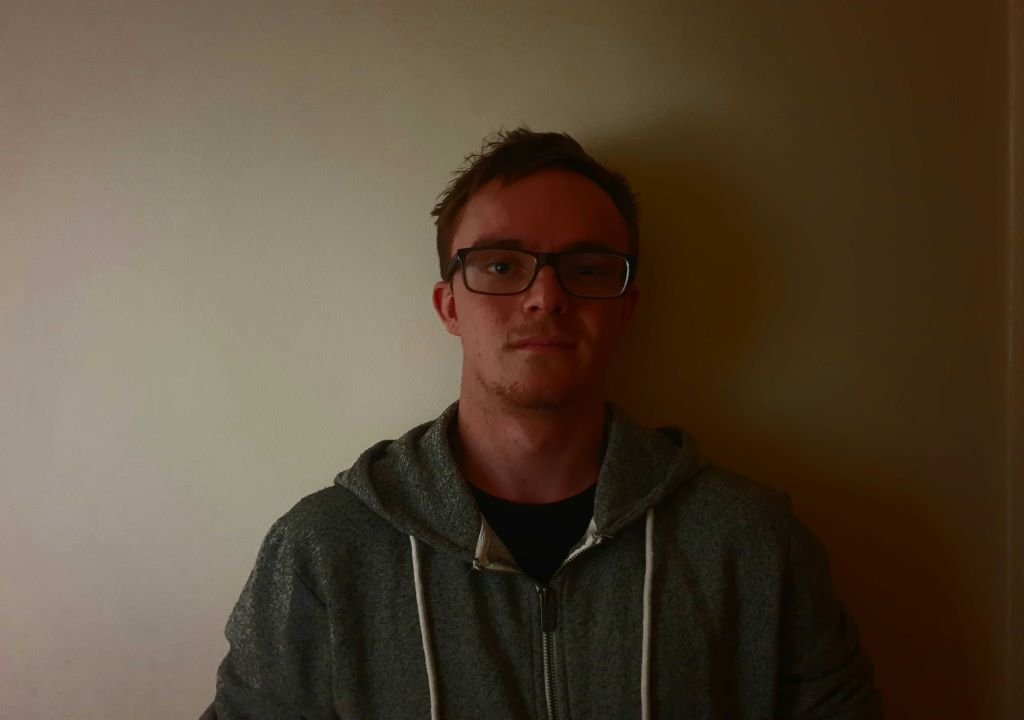
#> input picture Lab_1/code/face_01_u6352049.jpg, 1024 x 720 px, given in place of Lenna.png, which was not available
$ python Lab1Part2.py
#> lines starting #> are read from the running program, lines starting #| are printed output that depends on the picture; pictures that were not available may be replaced by others from this repository, and a replacement may not be noted
# -*- coding: utf-8 -*-
"""
Created on Wed Apr  1 15:12:53 2020

@author: Benjamin
"""
import numpy as np
import os
import cv2
import matplotlib.pyplot as plt

#read in image as grayscale and display
img = cv2.imread('Lenna.png',0)
#> img: shape (720, 1024); min 0, max 167, mean 75.1
cv2.imshow('P2 Lenna Grayscale', img)

#negative of image
negative = 255 -img
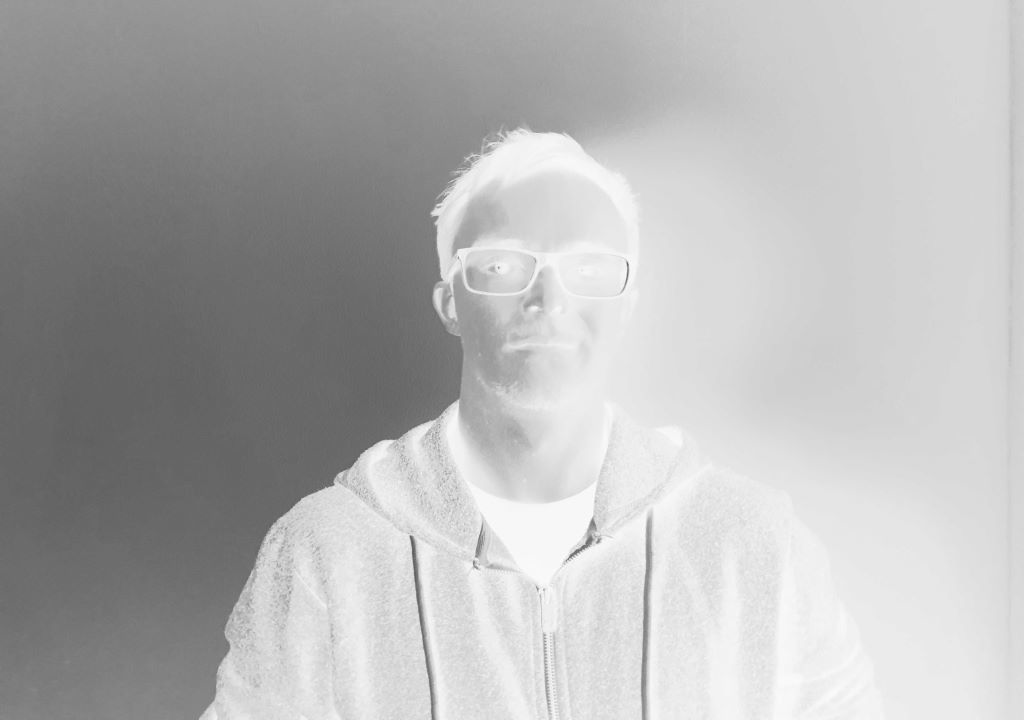
#> negative: shape (720, 1024); min 88, max 255, mean 179.9
cv2.imshow('P2 Negative',negative)

#Flipped image
flipped=img[::-1,:]
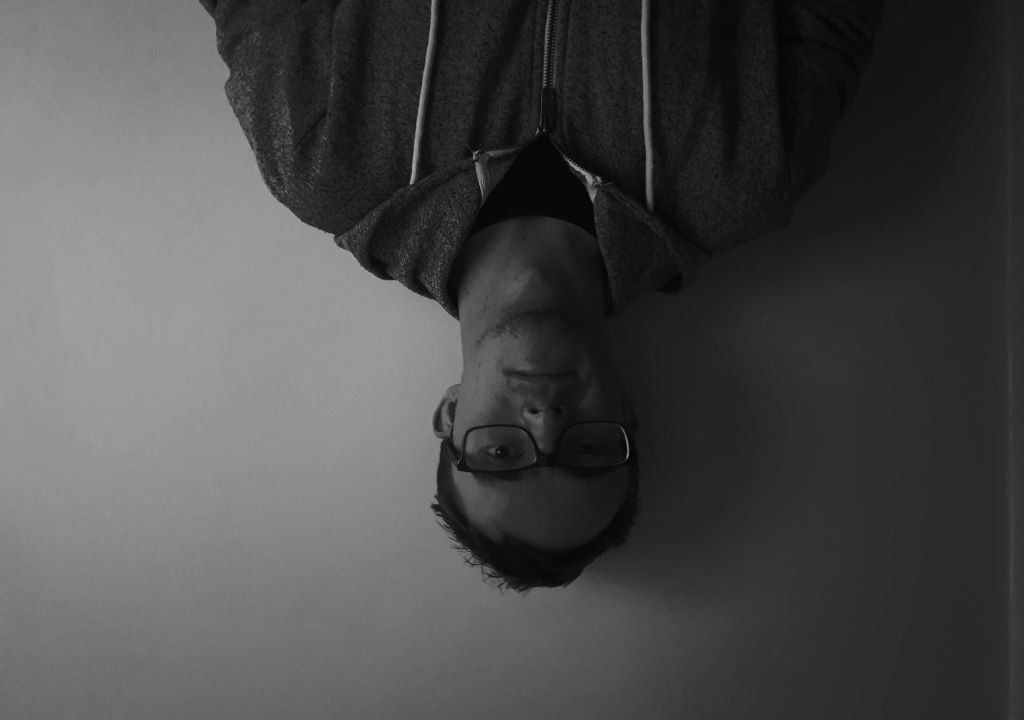
#> flipped: shape (720, 1024); min 0, max 167, mean 75.1
#plt.subplot(1,1,2)
cv2.imshow('P2 Vertically_Flipped', flipped)

#average of normal and flipped
normave = (img+flipped)/2
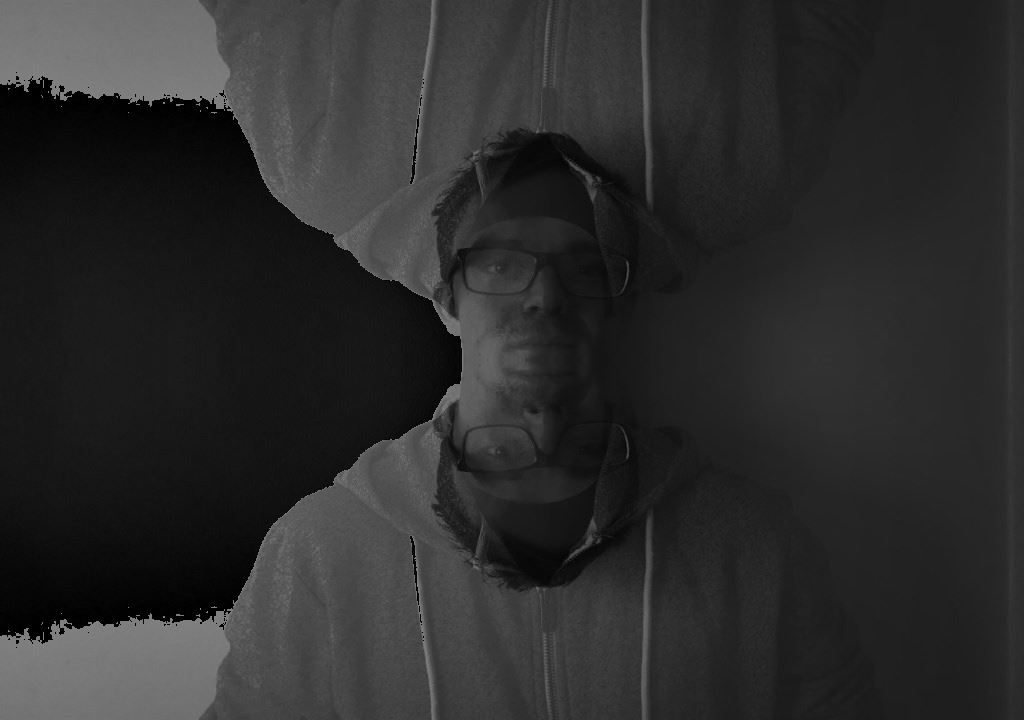
#> normave: shape (720, 1024) float64; min 0, max 127.5, mean 44.5
cv2.imshow('P2 Normal_Vertical_average',normave)
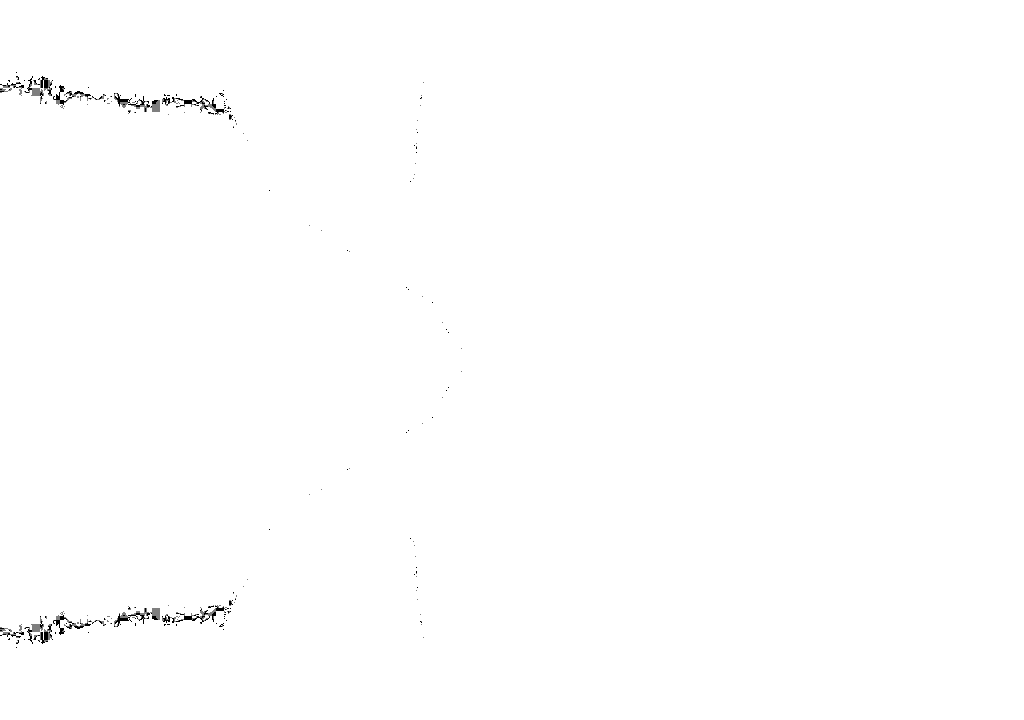
#> window 'P2 Normal_Vertical_average': shape (720, 1024); min 0, max 255, mean 254.3

#read in as colour image and swap channels
color = cv2.imread('Lenna.png')
#> color is the input picture: shape (720, 1024, 3); mean B, G, R 54.9, 72.6, 87.5
swapped_color = color
swapped_color[:,:,0] = color[:,:,2]
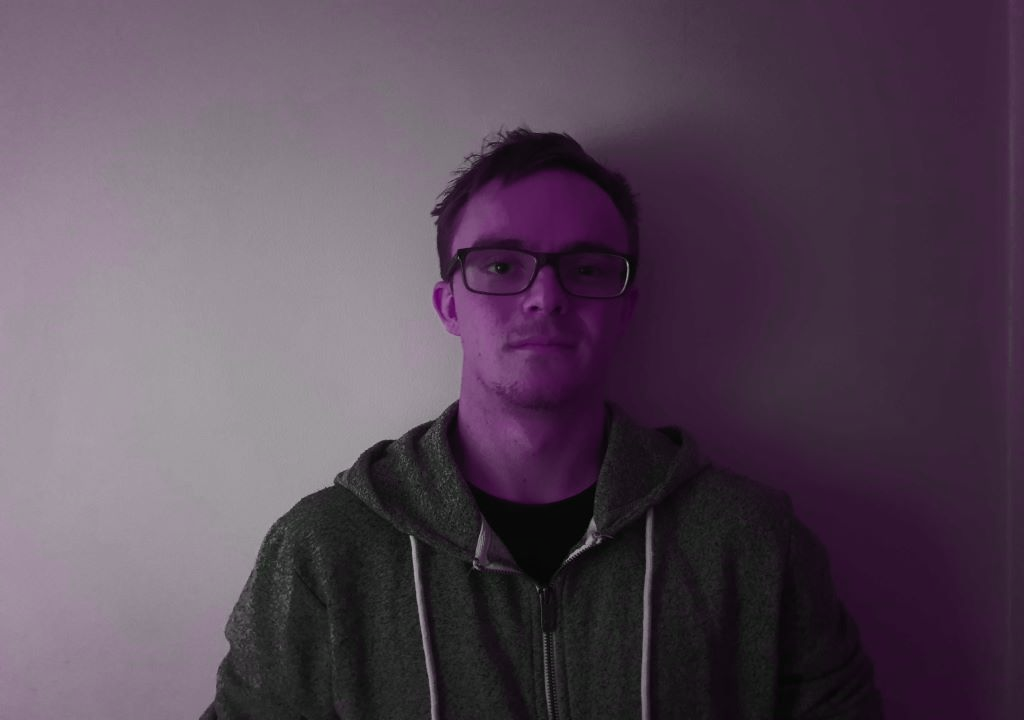
#> swapped_color: shape (720, 1024, 3); mean B, G, R 87.5, 72.6, 87.5
swapped_color[:,:,2] = color[:,:,0]
cv2.imshow('P2 swapped colors', swapped_color)

#create matrix of random values and add to grayscale image
randomness = np.random.randint(0, 256, img.shape)
random_noise = img+randomness
#clip values greater than 255
random_noise[random_noise>255]=255
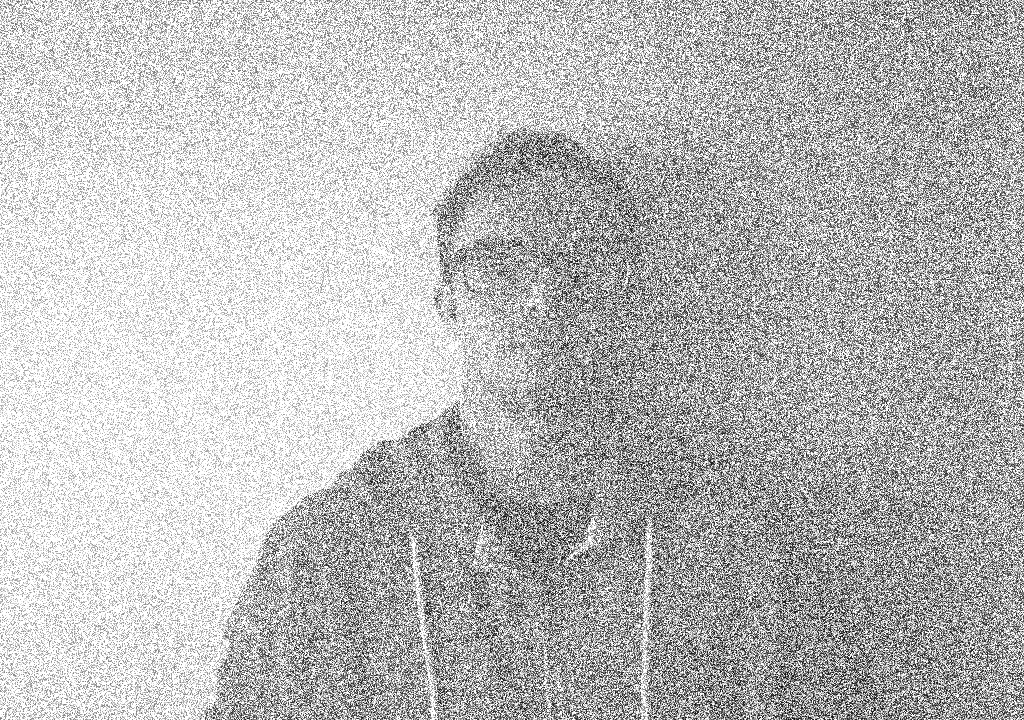
#> random_noise: shape (720, 1024) int64; min 6, max 255, mean 186.5
cv2.imshow('P2 Random_Noise',random_noise)

#save images
path ='D:/Documents/UNI/CompVision/Gitlab/ENGN4528/Lab_1/Images'
cv2.imwrite(os.path.join(path, 'P2_lennagrayscale.jpg'),img)
cv2.imwrite(os.path.join(path, 'P2_negative.jpg'),negative)
cv2.imwrite(os.path.join(path, 'P2_vertically flipped.jpg'),flipped)
cv2.imwrite(os.path.join(path, 'P2_swapped_colors.jpg'), swapped_color)
cv2.imwrite(os.path.join(path, 'P2_normal_vertical_average.jpg'),normave)
cv2.imwrite(os.path.join(path, 'P2_random_Noise.jpg'),random_noise)

cv2.waitKey(0)
cv2.destroyAllWindows()

$ run again, on Lab_1/code/face_02_u6352049.jpg
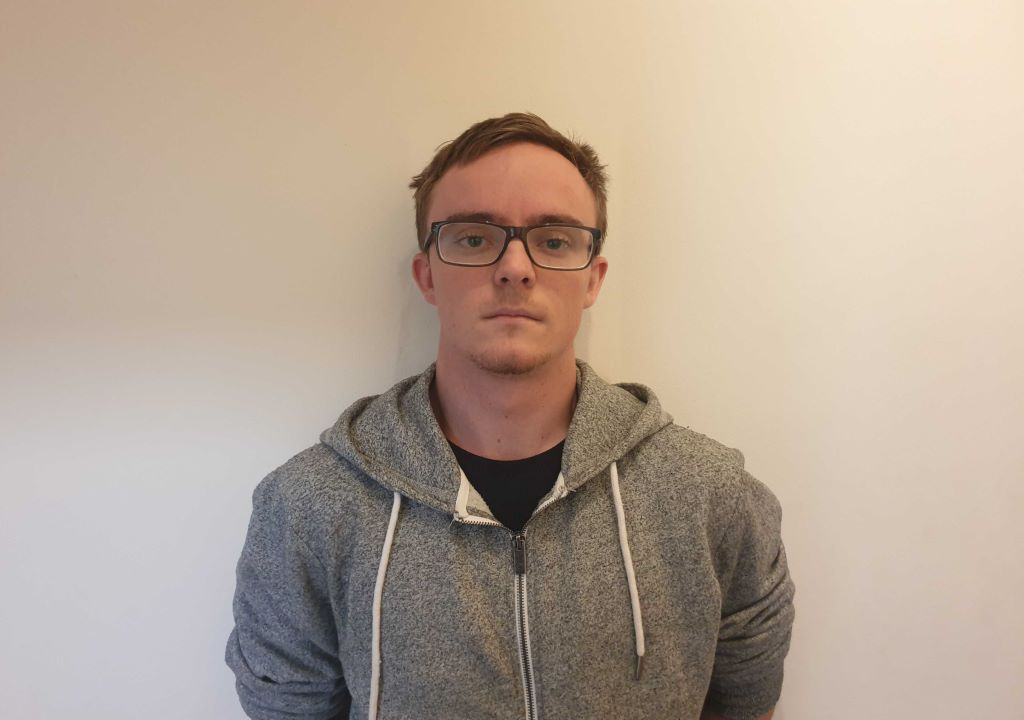
#> input picture Lab_1/code/face_02_u6352049.jpg, 1024 x 720 px, given in place of Lenna.png, which was not available
#> color is the input picture: shape (720, 1024, 3); mean B, G, R 150.5, 166.3, 183
#> `swapped_color[:,:,0] = color[:,:,2]`:
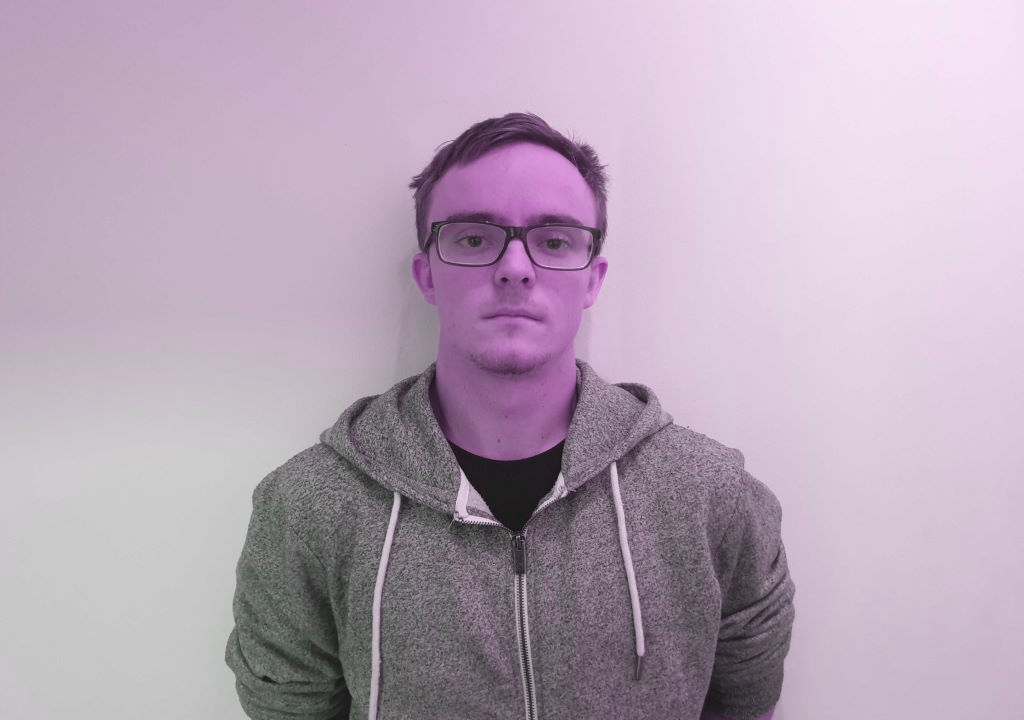
#> swapped_color: shape (720, 1024, 3); mean B, G, R 183, 166.3, 183
#> `random_noise[random_noise>255]=255`:
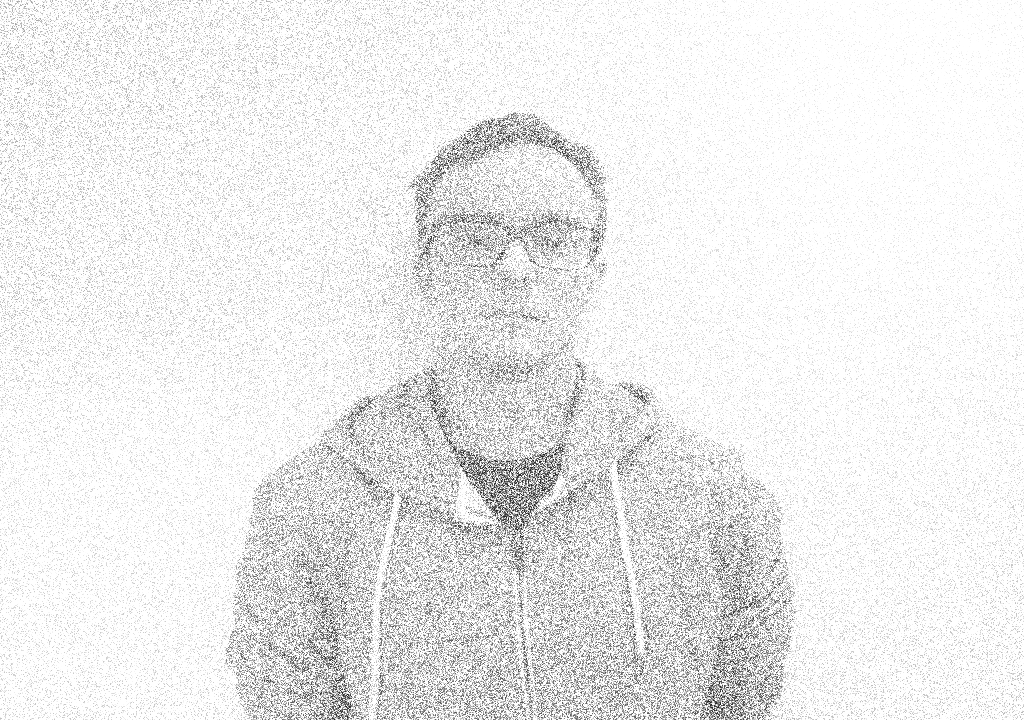
#> random_noise: shape (720, 1024) int64; min 20, max 255, mean 236
